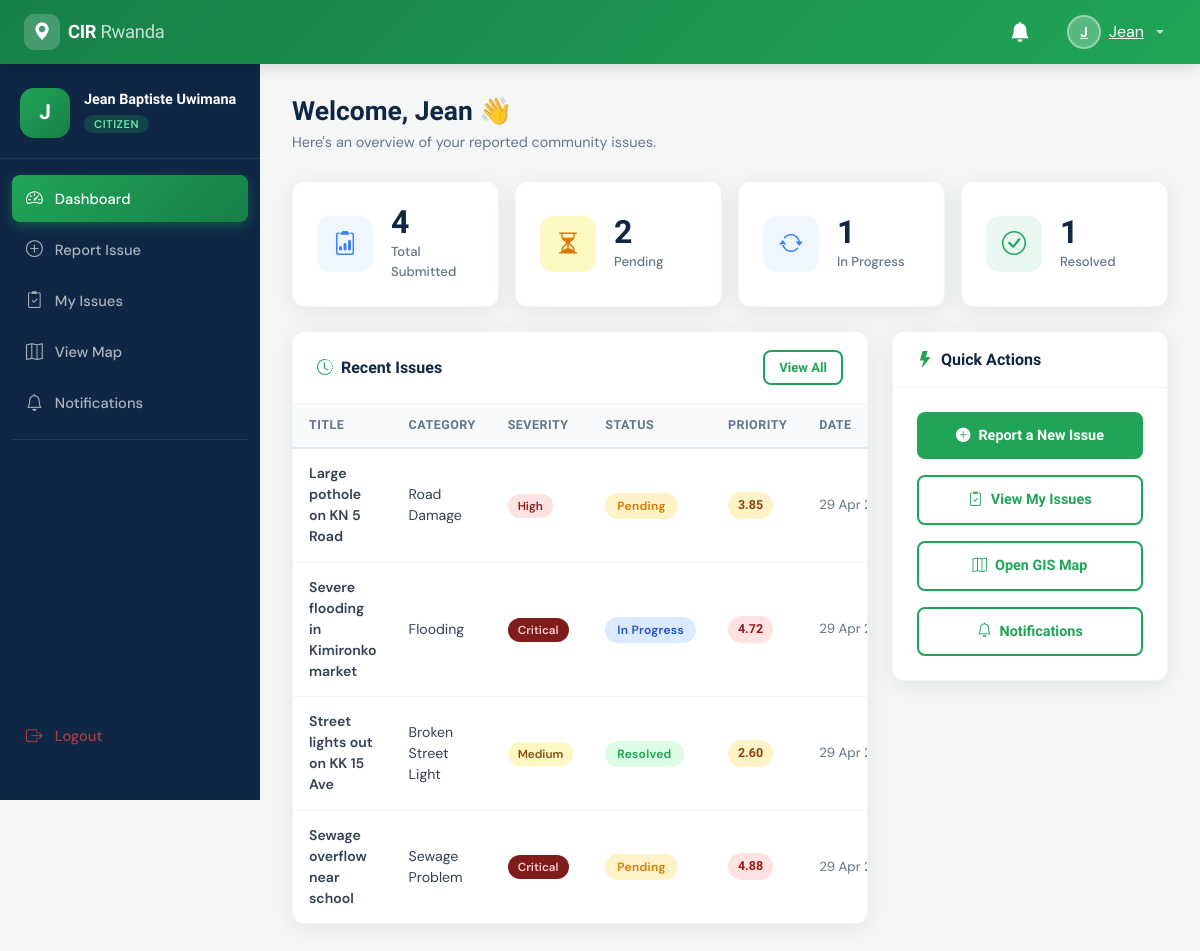
Page /pages/citizen/dashboard.php (signed in) on the committed database.
### tables this page shows
CREATE TABLE IF NOT EXISTS issues (
    id INT AUTO_INCREMENT PRIMARY KEY,
    user_id INT NOT NULL,
    category_id INT NOT NULL,
    title VARCHAR(200) NOT NULL,
    description TEXT NOT NULL,
    image VARCHAR(255) DEFAULT NULL,
    latitude DECIMAL(10, 8) DEFAULT NULL,
    longitude DECIMAL(11, 8) DEFAULT NULL,
    location_name VARCHAR(255) DEFAULT NULL,
    severity ENUM('Low', 'Medium', 'High', 'Critical') NOT NULL DEFAULT 'Medium',
    status ENUM('Pending', 'In Progress', 'Resolved') NOT NULL DEFAULT 'Pending',
    priority_score DECIMAL(5, 2) DEFAULT 0.00 COMMENT 'Calculated priority score for admin sorting',
    created_at TIMESTAMP DEFAULT CURRENT_TIMESTAMP,
    updated_at TIMESTAMP DEFAULT CURRENT_TIMESTAMP ON UPDATE CURRENT_TIMESTAMP,
    FOREIGN KEY (user_id) REFERENCES users(id) ON DELETE CASCADE,
    FOREIGN KEY (category_id) REFERENCES categories(id)
);

CREATE TABLE IF NOT EXISTS categories (
    id INT AUTO_INCREMENT PRIMARY KEY,
    category_name VARCHAR(100) NOT NULL,
    severity_weight DECIMAL(3,1) NOT NULL COMMENT 'Weight used in priority score calculation (1.0 to 5.0)',
    created_at TIMESTAMP DEFAULT CURRENT_TIMESTAMP
);

### pages/citizen/dashboard.php (the view, shortened to what this page needs)
<?php
require_once __DIR__ . '/../../includes/header.php';
$db     = getDB();
$userId = $_SESSION['user_id'];
$stmt = $db->prepare(
    "SELECT
        COUNT(*)                                        AS total,
        SUM(status = 'Pending')                        AS pending,
        SUM(status = 'In Progress')                    AS in_progress,
        SUM(status = 'Resolved')                       AS resolved
     FROM issues
     WHERE user_id = ?"
);
$stmt->execute([$userId]);
$stats = $stmt->fetch();
$recent = $db->prepare(
    "SELECT i.id, i.title, c.category_name, i.severity, i.status, i.priority_score, i.created_at
     FROM issues i
     JOIN categories c ON i.category_id = c.id
     WHERE i.user_id = ?
     ORDER BY i.created_at DESC
     LIMIT 5"
);
$recent->execute([$userId]);
$recentIssues = $recent->fetchAll();
function statusBadgeClass(string $status): string {
    return match($status) {
        'Pending'     => 'badge-pending',
        'In Progress' => 'badge-in-progress',
        'Resolved'    => 'badge-resolved',
        default       => 'bg-secondary',
    };
}
function priorityClass(float $score): string {
    if ($score >= 4.0) return 'priority-high';
    if ($score >= 2.5) return 'priority-medium';
    return 'priority-low';
}
?>
<?php require_once __DIR__ . '/../../includes/navbar.php'; ?>
<div class="main-wrapper">
<div class="main-content">
    <div class="page-header">
        <h1>Welcome, <?= htmlspecialchars(explode(' ', $_SESSION['full_name'])[0]) ?> 👋</h1>
        <p>Here's an overview of your reported community issues.</p>
    </div>
    <div class="row g-3 mb-4">
        <div class="col-6 col-xl-3">
            <div class="stat-card">
                <div class="stat-icon blue"><i class="bi bi-clipboard2-data"></i></div>
                <div>
                    <div class="stat-value"><?= (int) $stats['total'] ?></div>
                    <div class="stat-label">Total Submitted</div>
                </div>
            </div>
        </div>
        <div class="col-6 col-xl-3">
            <div class="stat-card">
                <div class="stat-icon yellow"><i class="bi bi-hourglass-split"></i></div>
                <div>
                    <div class="stat-value"><?= (int) $stats['pending'] ?></div>
                    <div class="stat-label">Pending</div>
                </div>
            </div>
        </div>
        <div class="col-6 col-xl-3">
            <div class="stat-card">
                <div class="stat-icon blue"><i class="bi bi-arrow-repeat"></i></div>
                <div>
                    <div class="stat-value"><?= (int) $stats['in_progress'] ?></div>
                    <div class="stat-label">In Progress</div>
                </div>
            </div>
        </div>
        <div class="col-6 col-xl-3">
            <div class="stat-card">
                <div class="stat-icon green"><i class="bi bi-check-circle"></i></div>
                <div>
                    <div class="stat-value"><?= (int) $stats['resolved'] ?></div>
                    <div class="stat-label">Resolved</div>
                </div>
            </div>
        </div>
    </div>
    <div class="row g-4">
        <div class="col-lg-8">
            <div class="cir-card">
                <div class="cir-card-header">
                    <h5><i class="bi bi-clock-history me-2 text-green"></i>Recent Issues</h5>
                    <a href="<?= BASE_URL ?>/pages/citizen/my_issues.php" class="btn-cir-outline" style="padding:6px 14px;font-size:0.82rem;">
                        View All
                    </a>
                </div>
                <?php if (empty($recentIssues)): ?>
                    <div class="cir-card-body text-center py-5">
                        <i class="bi bi-inbox" style="font-size:3rem;color:#cbd5e1;"></i>
                        <p class="mt-3 text-muted">No issues reported yet.</p>
                        <a href="<?= BASE_URL ?>/pages/citizen/report_issue.php" class="btn-cir-primary mt-2">
                            <i class="bi bi-plus-circle"></i> Report Your First Issue
                        </a>
                    </div>
                <?php else: ?>
                    <div style="overflow-x:auto;">
                        <table class="cir-table">
                            <thead>
                                <tr>
                                    <th>Title</th>
                                    <th>Category</th>
                                    <th>Severity</th>
                                    <th>Status</th>
                                    <th>Priority</th>
                                    <th>Date</th>
                                </tr>
                            </thead>
                            <tbody>
                            <?php foreach ($recentIssues as $issue): ?>
                                <tr>
                                    <td class="fw-semibold"><?= htmlspecialchars($issue['title']) ?></td>
                                    <td><?= htmlspecialchars($issue['category_name']) ?></td>
                                    <td>
                                        <span class="badge-severity badge-<?= strtolower($issue['severity']) ?>">
                                            <?= $issue['severity'] ?>
                                        </span>
                                    </td>
                                    <td>
                                        <span class="badge-status <?= statusBadgeClass($issue['status']) ?>">
                                            <?= $issue['status'] ?>
                                        </span>
                                    </td>
                                    <td>
                                        <span class="priority-pill <?= priorityClass((float)$issue['priority_score']) ?>">
                                            <?= number_format($issue['priority_score'], 2) ?>
                                        </span>
                                    </td>
                                    <td style="white-space:nowrap;color:#64748b;font-size:0.83rem;">
                                        <?= date('d M Y', strtotime($issue['created_at'])) ?>
                                    </td>
                                </tr>
                            <?php endforeach; ?>
                            </tbody>
                        </table>
                    </div>
                <?php endif; ?>
            </div>
        </div>
        <div class="col-lg-4">
            <div class="cir-card">
                <div class="cir-card-header"><h5><i class="bi bi-lightning-fill me-2 text-green"></i>Quick Actions</h5></div>
                <div class="cir-card-body d-flex flex-column gap-3">
                    <a href="<?= BASE_URL ?>/pages/citizen/report_issue.php" class="btn-cir-primary justify-content-center" style="padding:13px;">
                        <i class="bi bi-plus-circle-fill"></i> Report a New Issue
                    </a>
                    <a href="<?= BASE_URL ?>/pages/citizen/my_issues.php" class="btn-cir-outline justify-content-center" style="padding:12px;">
                        <i class="bi bi-clipboard2-check"></i> View My Issues
                    </a>
                    <a href="<?= BASE_URL ?>/pages/map/map_view.php" class="btn-cir-outline justify-content-center" style="padding:12px;">
                        <i class="bi bi-map"></i> Open GIS Map
                    </a>
                    <a href="<?= BASE_URL ?>/pages/citizen/notifications.php" class="btn-cir-outline justify-content-center" style="padding:12px;position:relative;">
                        <i class="bi bi-bell"></i> Notifications
                    </a>
                </div>
            </div>
        </div>
    </div>
</div>
</div>
<?php require_once __DIR__ . '/../../includes/footer.php'; ?>

### assets/css/style.css (style rules this page uses)
:root { --cir-green: #20a558; --cir-green-dark: #178047; --cir-green-light: #e8f7f0; --cir-navy: #0f2744; --cir-navy-mid: #1a3a5c; --cir-accent: #ffd166; --cir-red: #ef4444; --cir-orange: #f59e0b; --cir-blue: #3b82f6; --sidebar-w: 260px; --navbar-h: 64px; --radius: 12px; --radius-sm: 8px; --shadow: 0 4px 24px rgba(0,0,0,.08); --shadow-md: 0 8px 32px rgba(0,0,0,.12); --transition: all .2s ease; }
*, *::before, *::after { box-sizing: border-box; }
body { font-family: 'DM Sans', sans-serif; font-size: 0.95rem; background: #f4f7f5; color: #1e293b; margin: 0; }
h1, h2, h3, h4, h5, h6, .sora { font-family: 'Sora', sans-serif; }
a { text-decoration: none; color: inherit; }
.main-wrapper { margin-left: var(--sidebar-w); margin-top: var(--navbar-h); min-height: calc(100vh - var(--navbar-h)); transition: margin-left .25s ease; }
.main-content { padding: 32px; }
.page-header { margin-bottom: 28px; }
.page-header h1 { font-size: 1.65rem; font-weight: 800; color: var(--cir-navy); margin: 0 0 4px; }
.page-header p { color: #64748b; margin: 0; font-size: 0.9rem; }
.stat-card { background: #fff; border-radius: var(--radius); padding: 24px; box-shadow: var(--shadow); display: flex; align-items: center; gap: 18px; transition: var(--transition); border: 1px solid #f1f5f9; height: 100%; }
.stat-icon { width: 56px; height: 56px; border-radius: 14px; display: flex; align-items: center; justify-content: center; font-size: 1.5rem; flex-shrink: 0; }
.stat-icon.green { background: var(--cir-green-light); color: var(--cir-green); }
.stat-icon.yellow { background: #fef9c3; color: #d97706; }
.stat-icon.blue { background: #eff6ff; color: var(--cir-blue); }
.stat-value { font-family: 'Sora', sans-serif; font-size: 2rem; font-weight: 800; color: var(--cir-navy); line-height: 1; margin-bottom: 4px; }
.stat-label { font-size: 0.82rem; color: #64748b; font-weight: 500; }
.cir-card { background: #fff; border-radius: var(--radius); box-shadow: var(--shadow); border: 1px solid #f1f5f9; overflow: hidden; }
.cir-card-header { padding: 18px 24px; border-bottom: 1px solid #f1f5f9; display: flex; align-items: center; justify-content: space-between; background: #fff; }
.cir-card-header h5 { font-family: 'Sora', sans-serif; font-weight: 700; font-size: 1rem; margin: 0; color: var(--cir-navy); }
.cir-card-body { padding: 24px; }
.cir-table { width: 100%; border-collapse: separate; border-spacing: 0; font-size: 0.88rem; }
.cir-table thead th { background: #f8fafc; padding: 12px 16px; font-family: 'Sora', sans-serif; font-weight: 700; font-size: 0.78rem; text-transform: uppercase; letter-spacing: .5px; color: #64748b; border-bottom: 2px solid #e2e8f0; white-space: nowrap; }
.cir-table tbody td { padding: 14px 16px; border-bottom: 1px solid #f1f5f9; vertical-align: middle; color: #334155; }
.cir-table tbody tr:last-child td { border-bottom: none; }
.badge-status { padding: 5px 12px; border-radius: 20px; font-size: 0.75rem; font-weight: 600; letter-spacing: .3px; white-space: nowrap; }
.badge-pending { background: #fef3c7; color: #d97706; }
.badge-in-progress { background: #dbeafe; color: #1d4ed8; }
.badge-resolved { background: #dcfce7; color: #16a34a; }
.badge-severity { padding: 4px 10px; border-radius: 20px; font-size: 0.73rem; font-weight: 600; }
.badge-medium { background: #fef9c3; color: #854d0e; }
.badge-high { background: #fee2e2; color: #991b1b; }
.badge-critical { background: #7f1d1d; color: #fecaca; }
.priority-pill { display: inline-flex; align-items: center; gap: 4px; padding: 4px 10px; border-radius: 20px; font-size: 0.78rem; font-weight: 700; font-family: 'Sora', sans-serif; }
.priority-high { background: #fee2e2; color: #991b1b; }
.priority-medium { background: #fef3c7; color: #92400e; }
.btn-cir-primary { background: var(--cir-green); color: #fff; border: none; padding: 10px 22px; border-radius: var(--radius-sm); font-family: 'Sora', sans-serif; font-weight: 600; font-size: 0.9rem; cursor: pointer; transition: var(--transition); display: inline-flex; align-items: center; gap: 8px; }
.btn-cir-outline { background: transparent; color: var(--cir-green); border: 2px solid var(--cir-green); padding: 9px 20px; border-radius: var(--radius-sm); font-family: 'Sora', sans-serif; font-weight: 600; font-size: 0.9rem; cursor: pointer; transition: var(--transition); display: inline-flex; align-items: center; gap: 8px; }
.text-green { color: var(--cir-green) !important; }

### rows in the picture
issues: title "Large pothole on KN 5 Road", category.category_name "Road Damage", severity "High", status "Pending", priority_score "3.85", created_at "29 Apr…"
issues: title "Severe flooding in Kimironko market", category.category_name "Flooding", severity "Critical", status "In Progress", priority_score "4.72", created_at "29 Apr…"
issues: title "Street lights out on KK 15 Ave", category.category_name "Broken Street Light", severity "Medium", status "Resolved", priority_score "2.60", created_at "29 Apr…"
issues: title "Sewage overflow near school", category.category_name "Sewage Problem", severity "Critical", status "Pending", priority_score "4.88", created_at "29 Apr…"

### other values in the picture
substr($userName, 0, 1) "J"
explode(' ', $userName)[0] "Jean"
$userName "Jean Baptiste Uwimana"
$role "CITIZEN"
explode(' ', $_SESSION['full_name'])[0] "Jean"
$stats['total'] "4"
$stats['pending'] "2"
$stats['in_progress'] "1"
$stats['resolved'] "1"
